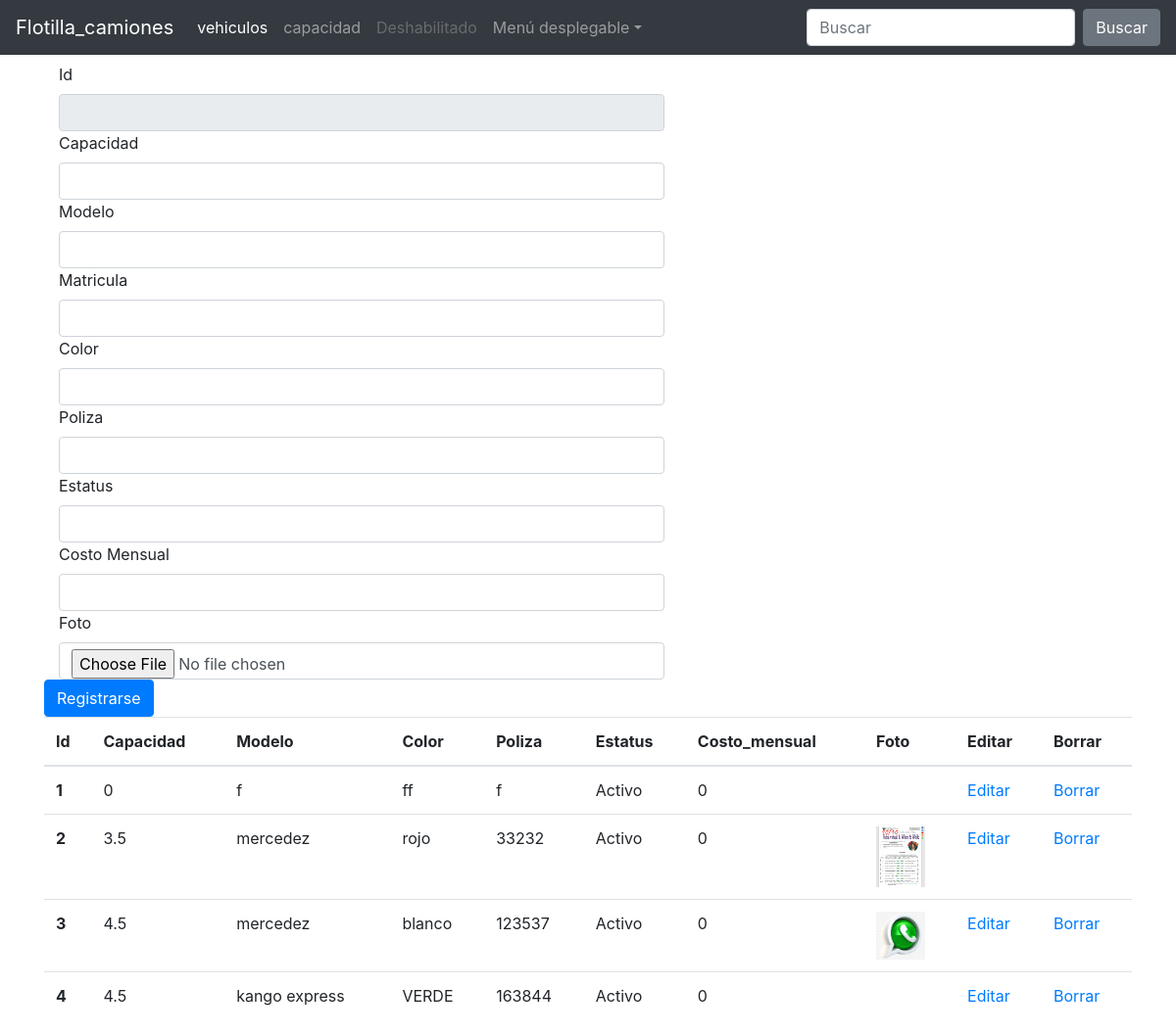
Page /flotilla_camiones/front_end/private/vehiculos/index.php on the committed database.
### tables this page shows
CREATE TABLE `vehiculos` (
  `id` int(11) NOT NULL,
  `capacidad` double NOT NULL,
  `modelo` varchar(255) NOT NULL,
  `matricula` varchar(255) NOT NULL,
  `color` varchar(255) NOT NULL,
  `poliza` varchar(255) NOT NULL,
  `foto` varchar(255) NOT NULL,
  `costo_mensual` int(11) NOT NULL,
  `estatus` varchar(255) NOT NULL
);

### flotilla_camiones/back_end/modelos/vehiculos.php (called while the page is built, shortened)
<?php
class Vehiculos implements CRUD{
    public $con;
    public function __CONSTRUCT($con){
        $this->con=$con;
    }
    public function leer_todos(){
        try{
            $sql = "Select * from vehiculos";
           $stmt = $this->con->prepare($sql);
           $stmt->setFetchMode(PDO::FETCH_OBJ);
         $stmt->execute();
         return $stmt->fetchAll();
           }catch(PDOException $e){
           return $e->getMessage();
           }finally{
           $this->con=null;
           }
    }
}
?>

### flotilla_camiones/front_end/private/vehiculos/data.php (the view, shortened to what this page needs)
<?php
include('../../../back_end/modelos/vehiculos.php');
?>
<!doctype html>
<html lang="es">
  <head>
<?php
include_once('../plantilla/head.php');
?>
  </head>
  <body>
 <?php
include_once('../plantilla/navbar.php');
 ?>
<main>
<table class="table">
   <thead>
    <tr>
      <th scope="col">Id</th>
      <th scope="col">Capacidad</th>
      <th scope="col">Modelo</th>
       <th scope="col">Color</th>
       <th scope="col">Poliza</th>
       <th scope="col">Estatus</th>
       <th scope="col">Costo_mensual</th>
      <th scope="col">Foto</th>
      <th scope="col">Editar</th>
      <th scope="col">Borrar</th>
    </tr>
  </thead>
  <tbody>
    <?php
    $conexion=new Conexion();
    $con=$conexion->getConection();
    $vehiculos=new Vehiculos($con);
    $vehiculos=$vehiculos->leer_todos();
    foreach($vehiculos as $vehiculos){
    ?>
    <tr>
  <th scope="row"><?php echo $vehiculos->id ?></th>
  <td> <?php echo $vehiculos->capacidad ?></td>
  <td> <?php echo $vehiculos->modelo ?></td>
  <td> <?php echo $vehiculos->color ?></td>
  <td> <?php echo $vehiculos->poliza ?></td>
  <td> <?php echo $vehiculos->estatus ?></td>
  <td> <?php echo $vehiculos->costo_mensual ?></td>
  <td> <img src="../../public/imagenes/vehiculos/<?php echo $vehiculos->foto ?>" alt="" width="50px"></td>
  <td><a href="editar.php?id=<?php echo $vehiculos->id ?>">Editar</a></td>
  <td><a href="mostrar.php?id=<?php echo $vehiculos->id ?>">Borrar</a></td>
    </tr>
 <?php
    }
 ?>
  </tbody>
  </table>
</main>
  </body>
</html>

### rows in the picture
vehiculos: id "1", capacidad "0", modelo "f", color "ff", poliza "f", estatus "Activo", costo_mensual "0"
vehiculos: id "2", capacidad "3.5", modelo "mercedez", color "rojo", poliza "33232", estatus "Activo", costo_mensual "0", foto (picture)
vehiculos: id "3", capacidad "4.5", modelo "mercedez", color "blanco", poliza "123537", estatus "Activo", costo_mensual "0", foto (picture)
vehiculos: id "4", capacidad "4.5", modelo "kango express", color "VERDE", poliza "163844", estatus "Activo", costo_mensual "0"
